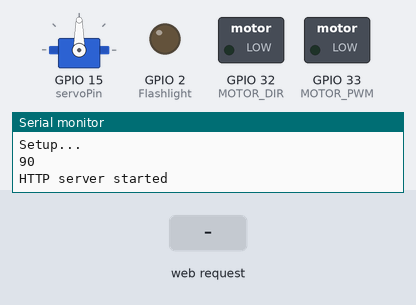
The sketch below on a simulated ESP32. Parts: servo, switched loads named in the sketch (green lamp = pin HIGH), output pins drawn as LEDs (lit = HIGH), the last lines printed to the serial monitor. The test bench sets the inputs (shaded band).

Above: at 1.2 s.
1.3 s: HTTP request GET /Pos received
At 2.0 s:
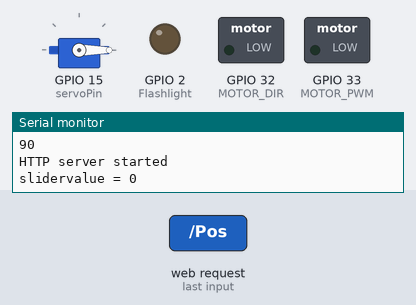
2.8 s: HTTP request GET /A received
At 3.1 s:
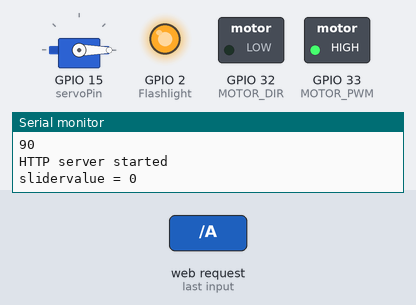
4.3 s: HTTP request GET /B received
At 5.5 s:
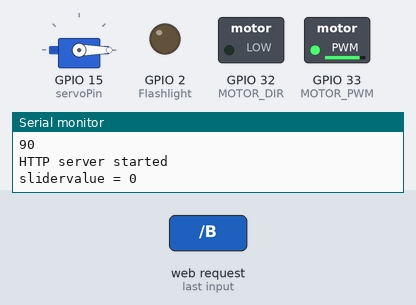
5.8 s: HTTP request GET /C received
At 6.6 s:
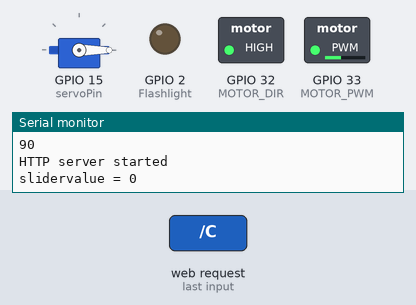
7.3 s: HTTP request GET /D received
At 7.8 s:
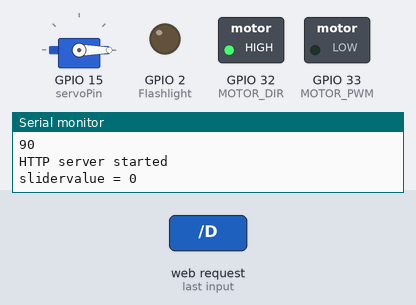
8.8 s: HTTP request GET /R received
At 10.1 s:
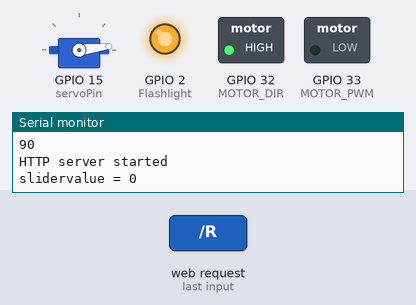
Timing chart, 0 to 11.3 s (numbered marks = the images above; inputs shaded):
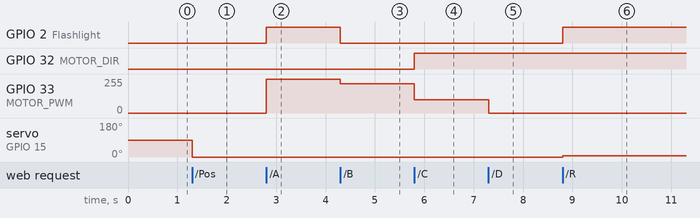

Measured:
- after the input at 1.3 s, servo on GPIO 15 (servoPin): 90° → 0° at once
- after the input at 2.8 s, GPIO 2 (Flashlight): LOW → HIGH at once; GPIO 33 (MOTOR_PWM): 0/255 → 255/255 at once
- after the input at 4.3 s, GPIO 2 (Flashlight): HIGH → LOW at once; GPIO 33 (MOTOR_PWM): 255/255 → 219/255 at once
- after the input at 5.8 s, GPIO 32 (MOTOR_DIR): LOW → HIGH at once; GPIO 33 (MOTOR_PWM): 219/255 → 100/255 at once
- after the input at 7.3 s, GPIO 33 (MOTOR_PWM): 100/255 → 0/255 at once
- after the input at 8.8 s, GPIO 2 (Flashlight): LOW → HIGH at once; servo on GPIO 15 (servoPin): 0° → 7° at once

The sketch:

esp32wifiwebserver.ino
```cpp
#include <ESP32Servo.h>
Servo myservo;  // create servo object to control a servo

// GPIO the servo is attached to
static const int servoPin = 15;

// flashlight
const int Flashlight = 2;

int pos = 90; // intitial servo postion to be at 90 degrees to make it straight different from 90 for mechanical adjustment
// wired connections
#define MOTOR_PWM 33 //  Speed
#define MOTOR_DIR 32 //  Direction


// the actual values for "fast" and "slow" depend on the motor
#define dir_Forward 0
#define dir_Back 255

#define PWM_STOP 0
#define PWM_SLOW 220 // arbitrary slow speed PWM duty cycle
#define PWM_FAST 255 // arbitrary fast speed PWM duty cycle
#define DIR_DELAY 1000 // brief delay for abrupt motor changes

const int freq = 5000;
const int ledChannel_PWM = 10;
const int ledChannel_DIR = 11;
const int resolution = 8;

#include <WiFi.h>
#include <WebServer.h>
#include "index.h"  //Web page header file
#include <Arduino.h>

// SSID y contraseña (longitud minimo 8 caracteres)
const char* ssid = "el_Gorki_carro_xd";
const char* password = "12345678";

WebServer server(80);

void setup(void) {
  Serial.begin(115200);
  Serial.println();
  Serial.println("Setup...");

  // El servoPin como OUTPUT
  pinMode(servoPin, OUTPUT);
  myservo.attach(servoPin);
  myservo.write(pos);
  Serial.println(pos);

  // Los pines como OUTPUT
  pinMode(Flashlight, OUTPUT);
  pinMode(MOTOR_DIR, OUTPUT);
  pinMode(MOTOR_PWM, OUTPUT);

  // configurar funcionalidades LED PWM y asociar el canal al GPIO a controlar
  ledcAttachChannel(MOTOR_PWM, freq, resolution, ledChannel_PWM);
  ledcAttachChannel(MOTOR_DIR, freq, resolution, ledChannel_DIR);

  ledcWriteChannel(ledChannel_DIR, dir_Forward);
  ledcWriteChannel(ledChannel_PWM, PWM_STOP);

  //Apaga el flashlight
  digitalWrite(Flashlight, LOW);

  //ESP32 IP: 192.168.4.1
  WiFi.mode(WIFI_AP); // modo Access Point (para conectarse)
  WiFi.softAP(ssid, password);

  server.on("/", handle_OnConnect);
  server.on("/A", handle_Forward_Fast);
  server.on("/B", handle_Forward_Slow);
  server.on("/C", handle_Back_Slow);
  server.on("/D", handle_Back_Fast);
  server.on("/off", handle_Stop);
  server.on("/R", handle_Go_Righter);
  server.on("/L", handle_Go_Lefter);
  server.on("/FO", handle_Flashlight_Off);
  server.on("/Pos", handle_Steering_Slider_Input);
  server.on("/Drive", handle_Drive_Slider_Input);
  server.onNotFound(handle_NotFound);

  server.begin(); // Inicializar server
  Serial.println("HTTP server started");
  }


void loop(void) {
  // La rutina se ejecuta si se abre la IP en el navegador.
  server.handleClient();
  }

void handle_NotFound () {

  }

void handle_OnConnect() {
  String s = MAIN_page; // Leer de index.h el string MAIN_page
  server.send(200, "text/html", s); // Envia la página web al dispositivo que lo solicita

  }

void handle_Steering_Slider_Input() {
  if (server.arg("value")){
    int slidervalue = server.arg("value").toInt();
    pos = slidervalue;
    Serial.print("slidervalue = ");
    Serial.println(slidervalue);

    // mover el servo a la posición pos
    myservo.write(slidervalue);
    pos = slidervalue;
    }
  }

void handle_Drive_Slider_Input() {
  if (server.arg("value")){
    int slidervalue = server.arg("value").toInt();
    pos = slidervalue;
    Serial.print("slidervalueVertical = ");
    Serial.println(slidervalue);

    // mover el servo a la posición pos
    // myservo.write(slidervalue);
    // pos = slidervalue;
    }
  server.send(200, "text/plain", "ok");
  }

void handle_Forward_Fast() {
  digitalWrite(Flashlight, HIGH); // Flash light will turn on
  ledcWriteChannel( ledChannel_DIR, dir_Forward ); // direction = forward
  ledcWriteChannel( ledChannel_PWM, PWM_FAST ); // PWM speed = fast
  server.send(200, "text/plain", "ok");
  }

void handle_Forward_Slow() {
  digitalWrite(Flashlight, LOW);
  ledcWriteChannel( ledChannel_DIR, dir_Forward ); // direction = forward
  ledcWriteChannel( ledChannel_PWM, PWM_SLOW  ); // PWM speed = fast
  server.send(200, "text/plain", "ok");
  }

void handle_Back_Slow() {
  digitalWrite(Flashlight, LOW);
  ledcWriteChannel( ledChannel_DIR, dir_Back ); // direction = Back
  ledcWriteChannel( ledChannel_PWM, 320 - PWM_SLOW ); // PWM speed = Slow  ledChannel_PWM, 180 - PWM_SLOW
  server.send(200, "text/plain", "ok");
  }

void handle_Back_Fast() {
  digitalWrite(Flashlight, LOW);
  ledcWriteChannel( ledChannel_DIR, dir_Back ); // direction = Back
  ledcWriteChannel( ledChannel_PWM, 255 - PWM_FAST ); // PWM speed = Retro
  server.send(200, "text/plain", "ok");
  }

void handle_Stop() {
  digitalWrite(Flashlight, LOW);
  ledcWriteChannel( ledChannel_PWM, PWM_STOP );
  ledcWriteChannel( ledChannel_DIR, dir_Forward);
  server.send(200, "text/plain", "ok");
  }

void handle_Go_Lefter() { // Receive an HTTP GET request for steering.  Depending on the position of sg90 servo could change name to Righter
  digitalWrite(Flashlight, HIGH);
  pos = pos - 7;
  if (pos < 7) {
    pos = 7;
    }
  myservo.write(pos);

  server.send(200, "text/plain", "ok");
}


void handle_Go_Righter() { // Receive an HTTP GET request for steering.  And from above comment this could be renamed Lefter instead
  digitalWrite(Flashlight, HIGH);
  pos = pos + 7;
  if (pos > 173) {
    pos = 173;
    }
  myservo.write(pos);

  server.send(200, "text/plain", "ok");
  }

void handle_Flashlight_Off() {
  digitalWrite(Flashlight, LOW);
  server.send(200, "text/plain", "ok");
  }
```

index.h
```cpp
const char MAIN_page[] PROGMEM = R"=====(
<!DOCTYPE HTML>
<html>
<head>
    <title>El Gorki carro</title>
    <meta name="viewport" content="width=device-width, initial-scale=1.0, maximum-scale=1.0, user-scalable=no">
    <style>
        :root {
            --main-bg-color: #9e2c9c;
            --button-bg-color: white;
            --button-hover-color: grey;
            --button-active-bg-color: #007399;
            --button-active-color: white;
            --slider-bg-color: #dd3eda;
            --slider-thumb-color: #ffffff;
            --font-family: 'Times', serif;
            --font-family-button: 'appaji ambarisha darbha', sans-serif;
        }

        body {
            font-family: var(--font-family);
            text-align: center;
            margin: 0;
            padding-top: 30px;
            width: 100%;
            user-select: none;
            background-color: var(--main-bg-color);
            color: white;
        }

        .button {
            padding: 10px 20px;
            font-size: 18px;
            font-family: var(--font-family-button);
            background-color: var(--button-bg-color);
            margin: 5px;
            color: black;
            border: 1px solid black;
            width: 150px;
            height: 50px;
            display: inline-block;
            text-align: center;
            transition: background-color 0.3s, color 0.3s, box-shadow 0.3s;
        }

        .button:hover {
            background-color: var(--button-bg-color);
            color: var(--button-hover-color);
        }

        .button:active {
            background-color: var(--button-active-bg-color);
            color: var(--button-active-color);
            box-shadow: 0 2px 5px rgba(0, 0, 0, 0.2);
        }

        .slidecontainer {
            width: 100%;
            margin: 20px auto;
        }

        .sliderHorizontal {
            -webkit-appearance: none;
            width: 80%;
            height: 25px;
            background: var(--slider-bg-color);
            outline: none;
            opacity: 1.0;
            -webkit-transition: .2s;
            transition: opacity .2s;
        }

        .sliderHorizontal:hover {
            opacity: 1;
        }

        .sliderHorizontal::-webkit-sliderHorizontal-thumb {
            -webkit-appearance: none;
            appearance: none;
            width: 25px;
            height: 25px;
            background: var(--slider-thumb-color);
            cursor: pointer;
            border-radius: 50%;
        }

        .sliderHorizontal::-moz-range-thumb {
            width: 25px;
            height: 25px;
            background: var(--slider-thumb-color);
            cursor: pointer;
            border-radius: 50%;
        }

        @media (max-width: 600px) {
            .button {
                width: 100px;
                height: 40px;
                font-size: 14px;
            }

            .sliderHorizontal {
                width: 90%;
                height: 20px;
            }
        }
    </style>
</head>
<body>
    <h1>El Gorki carro</h1>
    <button class="button" id="button1" onmousedown="toggle('A');" ontouchstart="toggle('A');" onmouseup="toggle('off');" ontouchend="toggle('off');">Forward Fast</button>
    <button class="button" id="button2" onmousedown="toggle('B');" ontouchstart="toggle('B');" onmouseup="toggle('off');" ontouchend="toggle('off');">Forward</button>
    <button class="button" id="button3" onmousedown="toggle('C');" ontouchstart="toggle('C');" onmouseup="toggle('off');" ontouchend="toggle('off');">Reverse</button>
    <button class="button" id="button4" onmousedown="toggle('D');" ontouchstart="toggle('D');" onmouseup="toggle('off');" ontouchend="toggle('off');">Backward</button>
    <div class="buttons">
        <div class="action_btn">
            <button class="button" id="button5" onmousedown="toggle('L');" ontouchstart="toggle('L');" onmouseup="toggle('FO');" ontouchend="toggle('FO');">Left</button>
            <button class="button" id="button6" onmousedown="toggle('R');" ontouchstart="toggle('R');" onmouseup="toggle('FO');" ontouchend="toggle('FO');">Right</button>
        </div>
    </div>
    <div class="slidecontainer">
        <input type="range" min="7" max="173" value="90" class="sliderHorizontal" id="myRange">
    </div>

    <div class="slidecontainer">
      <input type="range" min="7" max="173" value="90" class="sliderHorizontal" id="myRangeForward" style="transform: rotate(-90deg); display: none;">
    </div>


    <script>
        var sliderHorizontal = document.getElementById("myRange");
        sliderHorizontal.oninput = function() {
            pos = sliderHorizontal.value;
            steering(pos);
        }
        var sliderVertical = document.getElementById("myRangeForward");
        sliderVertical.oninput = function() {
            pos = sliderVertical.value;
            drive(pos);
        }
        function toggle(x) {
            var xhr = new XMLHttpRequest();
            xhr.open("GET", "/" + x, true);
            xhr.send();
        }

        function steering(pos) {
            var xhr = new XMLHttpRequest();
            xhr.open("GET", "/Pos?value=" + pos, true);
            xhr.send();
        }

        function drive(pos) {
            var xhr = new XMLHttpRequest();
            xhr.open("GET", "/Drive?value=" + pos, true);
            xhr.send();
        }
    </script>
</body>
</html>
)=====";
```
